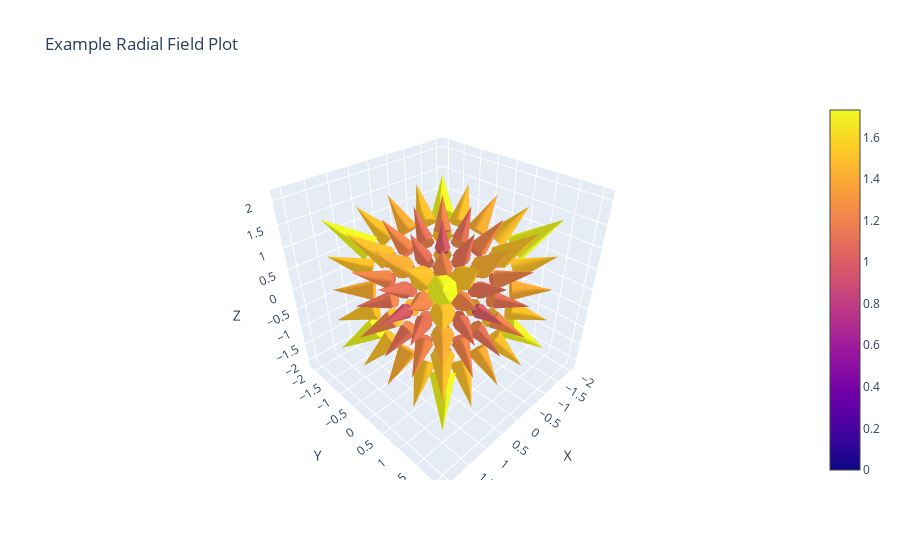

Here is the notebook cell this chart was saved with:
### Markdown cell above
## Two Example Fields and Call Sequences

### Code cell
# Define grid
x1, y1, z1 = np.meshgrid(
    np.linspace(-1, 1, 5),
    np.linspace(-1, 1, 5),
    np.linspace(-1, 1, 5)
)

# Simple radial field example 
u1 = x1
v1 = y1
w1 = z1

plotter.plotter(x1, y1, z1, u1, v1, w1, title = 'Example Radial Field Plot')
